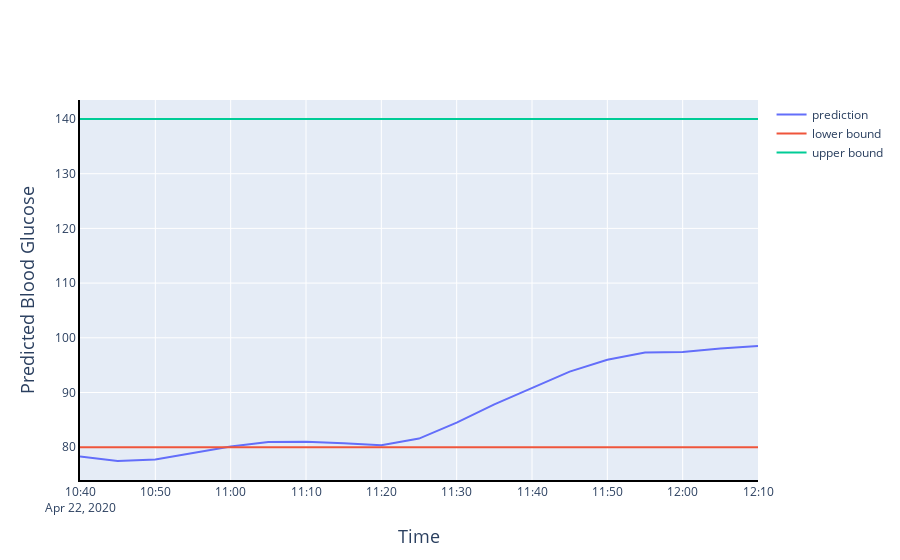

Source (notebook cell):
### Code cell
fig = go.Figure()
fig.add_trace(
    go.Scatter(
        x=y_ind,
        y=ypred,
        mode='lines',
        name='prediction')
    )
fig.add_trace(
    go.Scatter(
        x=y_ind,
        y=np.ones(len(y_ind))*patient.target_range[0],
        mode='lines',
        name='lower bound')
    )
fig.add_trace(
    go.Scatter(
        x=y_ind,
        y=np.ones(len(y_ind))*patient.target_range[1],
        mode='lines',
        name='upper bound')
    )
fig.update_xaxes(
    title_text='Time',
    title_font=dict(size=18),
    showline=True, 
    linewidth=2, 
    linecolor='black')
fig.update_yaxes(
    title_text='Predicted Blood Glucose', 
    title_font=dict(size=18),
    showline=True, 
    linewidth=2, 
    linecolor='black')
fig.show()

### Figure 1 — Plotly figure (JSON) as saved in the notebook; plotly's stock layout.template omitted (floating-point values rounded to 4 significant figures)
{"data": [{"mode": "lines", "name": "prediction", "type": "scatter", "x": ["2020-04-22T10:40:00", "2020-04-22T10:45:00", "2020-04-22T10:50:00", "2020-04-22T10:55:00", "2020-04-22T11:00:00", "2020-04-22T11:05:00", "2020-04-22T11:10:00", "2020-04-22T11:15:00", "2020-04-22T11:20:00", "2020-04-22T11:25:00", "2020-04-22T11:30:00", "2020-04-22T11:35:00", "2020-04-22T11:40:00", "2020-04-22T11:45:00", "2020-04-22T11:50:00", "2020-04-22T11:55:00", "2020-04-22T12:00:00", "2020-04-22T12:05:00", "2020-04-22T12:10:00"], "y": [78.29, 77.48, 77.74, 78.88, 80.12, 80.93, 81.01, 80.74, 80.36, 81.57, 84.48, 87.82, 90.81, 93.82, 96.0, 97.32, 97.39, 98.04, 98.49]}, {"mode": "lines", "name": "lower bound", "type": "scatter", "x": ["2020-04-22T10:40:00", "2020-04-22T10:45:00", "2020-04-22T10:50:00", "2020-04-22T10:55:00", "2020-04-22T11:00:00", "2020-04-22T11:05:00", "2020-04-22T11:10:00", "2020-04-22T11:15:00", "2020-04-22T11:20:00", "2020-04-22T11:25:00", "2020-04-22T11:30:00", "2020-04-22T11:35:00", "2020-04-22T11:40:00", "2020-04-22T11:45:00", "2020-04-22T11:50:00", "2020-04-22T11:55:00", "2020-04-22T12:00:00", "2020-04-22T12:05:00", "2020-04-22T12:10:00"], "y": [80, 80, 80, 80, 80, 80, 80, 80, 80, 80, 80, 80, 80, 80, 80, 80, 80, 80, 80]}, {"mode": "lines", "name": "upper bound", "type": "scatter", "x": ["2020-04-22T10:40:00", "2020-04-22T10:45:00", "2020-04-22T10:50:00", "2020-04-22T10:55:00", "2020-04-22T11:00:00", "2020-04-22T11:05:00", "2020-04-22T11:10:00", "2020-04-22T11:15:00", "2020-04-22T11:20:00", "2020-04-22T11:25:00", "2020-04-22T11:30:00", "2020-04-22T11:35:00", "2020-04-22T11:40:00", "2020-04-22T11:45:00", "2020-04-22T11:50:00", "2020-04-22T11:55:00", "2020-04-22T12:00:00", "2020-04-22T12:05:00", "2020-04-22T12:10:00"], "y": [140, 140, 140, 140, 140, 140, 140, 140, 140, 140, 140, 140, 140, 140, 140, 140, 140, 140, 140]}], "layout": {"autosize": true, "xaxis": {"autorange": true, "linecolor": "black", "linewidth": 2, "range": ["2020-04-22 10:40", "2020-04-22 12:10"], "showline": true, "title": {"font": {"size": 18}, "text": "Time"}, "type": "date"}, "yaxis": {"autorange": true, "linecolor": "black", "linewidth": 2, "range": [74.0, 143.5], "showline": true, "title": {"font": {"size": 18}, "text": "Predicted Blood Glucose"}, "type": "linear"}}}
